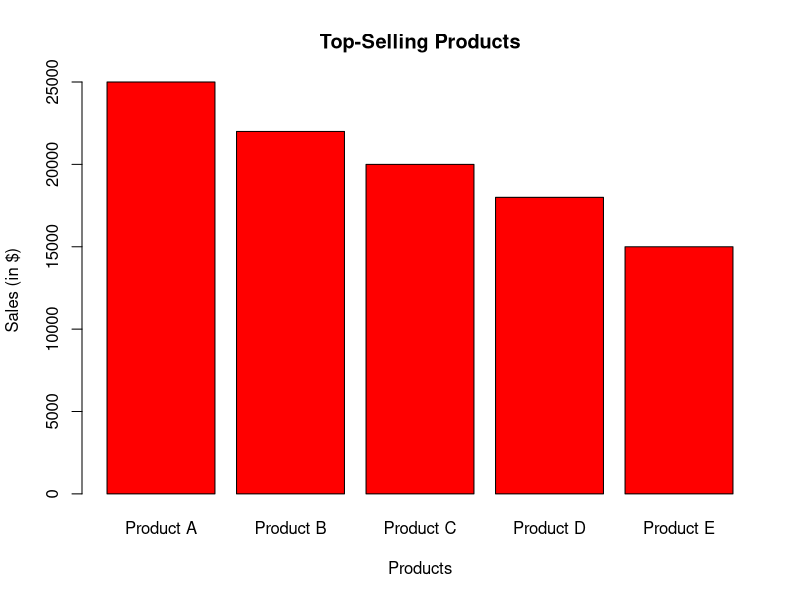

Write the R code that produced this figure.
#Assuming you have product names and corresponding sales data
products <- c("Product A", "Product B", "Product C", "Product D", "Product E")
product_sales <- c(25000, 22000, 20000, 18000, 15000)

# Creating a bar chart
barplot(product_sales, names.arg=products, col='red', main='Top-Selling Products', xlab='Products', ylab='Sales (in $)')